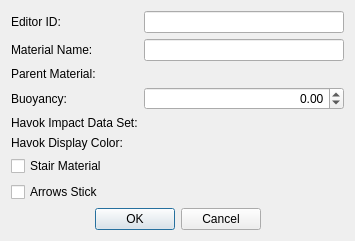
<?xml version="1.0" encoding="UTF-8"?>
<ui version="4.0">
 <class>FormDialogMaterialType</class>
 <widget class="QDialog" name="FormDialogMaterialType">
  <property name="windowTitle">
   <string>Material Type</string>
  </property>
  <layout class="QVBoxLayout" name="verticalLayout_2">
   <item>
    <layout class="QGridLayout" name="gridLayout">
     <item row="2" column="0">
      <widget class="QLabel" name="label_3">
       <property name="text">
        <string>Parent Material:</string>
       </property>
       <property name="buddy">
        <cstring>parent</cstring>
       </property>
      </widget>
     </item>
     <item row="5" column="0">
      <widget class="QLabel" name="label_6">
       <property name="text">
        <string>Havok Display Color:</string>
       </property>
       <property name="buddy">
        <cstring>havokColor</cstring>
       </property>
      </widget>
     </item>
     <item row="3" column="0">
      <widget class="QLabel" name="label_4">
       <property name="text">
        <string>Buoyancy:</string>
       </property>
       <property name="buddy">
        <cstring>buoyancy</cstring>
       </property>
      </widget>
     </item>
     <item row="1" column="0">
      <widget class="QLabel" name="label_2">
       <property name="text">
        <string>Material Name:</string>
       </property>
       <property name="buddy">
        <cstring>name</cstring>
       </property>
      </widget>
     </item>
     <item row="4" column="0">
      <widget class="QLabel" name="label_5">
       <property name="text">
        <string>Havok Impact Data Set:</string>
       </property>
       <property name="buddy">
        <cstring>havokImpactDataSet</cstring>
       </property>
      </widget>
     </item>
     <item row="0" column="0">
      <widget class="QLabel" name="label">
       <property name="text">
        <string>Editor ID:</string>
       </property>
       <property name="buddy">
        <cstring>editorID</cstring>
       </property>
      </widget>
     </item>
     <item row="0" column="1">
      <widget class="QLineEdit" name="editorID"/>
     </item>
     <item row="1" column="1">
      <widget class="QLineEdit" name="name">
       <property name="whatsThis">
        <string>A user-readable name that can be referenced in external tools such as 3ds Max.</string>
       </property>
      </widget>
     </item>
     <item row="2" column="1">
      <widget class="DKFormPicker" name="parent">
       <property name="minimumSize">
        <size>
         <width>200</width>
         <height>0</height>
        </size>
       </property>
       <property name="whatsThis">
        <string>The fallback material type to use if an error occurs.</string>
       </property>
      </widget>
     </item>
     <item row="3" column="1">
      <widget class="QDoubleSpinBox" name="buoyancy">
       <property name="whatsThis">
        <string>Positive buoyancy makes objects with this material type float in water; negative buoyancy makes the object sink in water.</string>
       </property>
       <property name="alignment">
        <set>Qt::AlignRight|Qt::AlignTrailing|Qt::AlignVCenter</set>
       </property>
       <property name="minimum">
        <double>-1.000000000000000</double>
       </property>
       <property name="maximum">
        <double>1.000000000000000</double>
       </property>
      </widget>
     </item>
     <item row="4" column="1">
      <widget class="DKFormPicker" name="havokImpactDataSet"/>
     </item>
     <item row="5" column="1">
      <widget class="DKColorPickerButton" name="havokColor">
       <property name="whatsThis">
        <string>Th color used for this material when using the &lt;code&gt;tmg&lt;/code&gt; console command in-game.</string>
       </property>
      </widget>
     </item>
    </layout>
   </item>
   <item>
    <layout class="QVBoxLayout" name="verticalLayout">
     <item>
      <widget class="QCheckBox" name="flagStairs">
       <property name="whatsThis">
        <string>If this is checked, then Havok will treat this material as a stairway. This is needed for proper foot IK when walking up or down stair collision geometry; without it, visual stuttering will occur.</string>
       </property>
       <property name="text">
        <string>Stair Material</string>
       </property>
      </widget>
     </item>
     <item>
      <widget class="QCheckBox" name="flagArrowsStick">
       <property name="whatsThis">
        <string>If this is checked, then arrows that are fired at objects with this material can stick and become lodged in the material.</string>
       </property>
       <property name="text">
        <string>Arrows Stick</string>
       </property>
      </widget>
     </item>
    </layout>
   </item>
   <item>
    <layout class="QHBoxLayout" name="horizontalLayout">
     <item>
      <spacer name="horizontalSpacer">
       <property name="orientation">
        <enum>Qt::Horizontal</enum>
       </property>
       <property name="sizeHint" stdset="0">
        <size>
         <width>40</width>
         <height>20</height>
        </size>
       </property>
      </spacer>
     </item>
     <item>
      <widget class="QPushButton" name="buttonOK">
       <property name="text">
        <string>OK</string>
       </property>
      </widget>
     </item>
     <item>
      <widget class="QPushButton" name="buttonCancel">
       <property name="text">
        <string>Cancel</string>
       </property>
      </widget>
     </item>
     <item>
      <spacer name="horizontalSpacer_2">
       <property name="orientation">
        <enum>Qt::Horizontal</enum>
       </property>
       <property name="sizeHint" stdset="0">
        <size>
         <width>40</width>
         <height>20</height>
        </size>
       </property>
      </spacer>
     </item>
    </layout>
   </item>
  </layout>
 </widget>
 <customwidgets>
  <customwidget>
   <class>DKColorPickerButton</class>
   <extends>QWidget</extends>
   <header>widgets/DKColorPickerButton.h</header>
  </customwidget>
  <customwidget>
   <class>DKFormPicker</class>
   <extends>QWidget</extends>
   <header>widgets/DKFormPicker.h</header>
  </customwidget>
 </customwidgets>
 <tabstops>
  <tabstop>editorID</tabstop>
  <tabstop>name</tabstop>
  <tabstop>parent</tabstop>
  <tabstop>buoyancy</tabstop>
  <tabstop>havokImpactDataSet</tabstop>
  <tabstop>havokColor</tabstop>
  <tabstop>flagStairs</tabstop>
  <tabstop>flagArrowsStick</tabstop>
  <tabstop>buttonOK</tabstop>
  <tabstop>buttonCancel</tabstop>
 </tabstops>
 <resources/>
 <connections/>
</ui>
